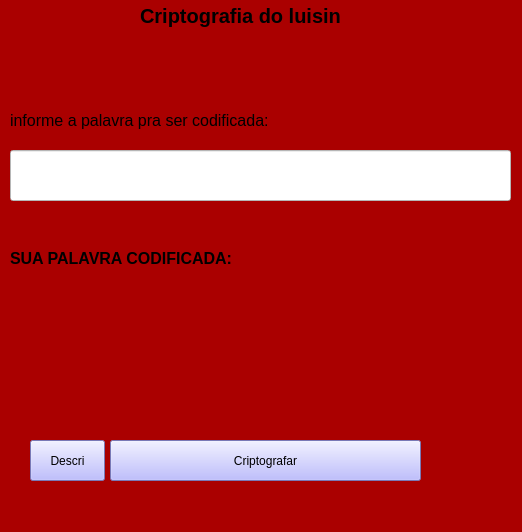
<?xml version="1.0" encoding="UTF-8"?>
<ui version="4.0">
 <class>MainWindow</class>
 <widget class="QMainWindow" name="MainWindow">
  <property name="geometry">
   <rect>
    <x>0</x>
    <y>0</y>
    <width>522</width>
    <height>532</height>
   </rect>
  </property>
  <property name="windowTitle">
   <string>MainWindow</string>
  </property>
  <property name="styleSheet">
   <string notr="true">background-color: rgb(170, 0, 0);</string>
  </property>
  <widget class="QWidget" name="centralwidget">
   <widget class="QLabel" name="label">
    <property name="geometry">
     <rect>
      <x>140</x>
      <y>0</y>
      <width>271</width>
      <height>31</height>
     </rect>
    </property>
    <property name="font">
     <font>
      <pointsize>15</pointsize>
      <weight>75</weight>
      <bold>true</bold>
     </font>
    </property>
    <property name="text">
     <string>Criptografia do luisin</string>
    </property>
   </widget>
   <widget class="QLabel" name="label_2">
    <property name="geometry">
     <rect>
      <x>10</x>
      <y>110</y>
      <width>271</width>
      <height>21</height>
     </rect>
    </property>
    <property name="font">
     <font>
      <pointsize>12</pointsize>
     </font>
    </property>
    <property name="text">
     <string>informe a palavra pra ser codificada:</string>
    </property>
   </widget>
   <widget class="QLineEdit" name="lineEdit">
    <property name="geometry">
     <rect>
      <x>10</x>
      <y>150</y>
      <width>501</width>
      <height>51</height>
     </rect>
    </property>
    <property name="styleSheet">
     <string notr="true">background-color: rgb(255, 255, 255);</string>
    </property>
   </widget>
   <widget class="QLabel" name="label_3">
    <property name="geometry">
     <rect>
      <x>10</x>
      <y>250</y>
      <width>251</width>
      <height>16</height>
     </rect>
    </property>
    <property name="font">
     <font>
      <pointsize>12</pointsize>
      <weight>75</weight>
      <bold>true</bold>
     </font>
    </property>
    <property name="text">
     <string>SUA PALAVRA CODIFICADA:</string>
    </property>
   </widget>
   <widget class="QLabel" name="label_4">
    <property name="geometry">
     <rect>
      <x>10</x>
      <y>320</y>
      <width>481</width>
      <height>31</height>
     </rect>
    </property>
    <property name="text">
     <string/>
    </property>
   </widget>
   <widget class="QPushButton" name="pushButton">
    <property name="geometry">
     <rect>
      <x>110</x>
      <y>440</y>
      <width>311</width>
      <height>41</height>
     </rect>
    </property>
    <property name="styleSheet">
     <string notr="true">background-color: rgb(170, 170, 255);</string>
    </property>
    <property name="text">
     <string>Criptografar</string>
    </property>
   </widget>
   <widget class="QLabel" name="label_5">
    <property name="geometry">
     <rect>
      <x>400</x>
      <y>10</y>
      <width>121</width>
      <height>121</height>
     </rect>
    </property>
    <property name="text">
     <string/>
    </property>
    <property name="pixmap">
     <pixmap>cadeado.ico</pixmap>
    </property>
   </widget>
   <widget class="QPushButton" name="pushButton_2">
    <property name="geometry">
     <rect>
      <x>30</x>
      <y>440</y>
      <width>75</width>
      <height>41</height>
     </rect>
    </property>
    <property name="styleSheet">
     <string notr="true">background-color: rgb(170, 170, 255);</string>
    </property>
    <property name="text">
     <string>Descri</string>
    </property>
   </widget>
  </widget>
  <widget class="QMenuBar" name="menubar">
   <property name="geometry">
    <rect>
     <x>0</x>
     <y>0</y>
     <width>522</width>
     <height>21</height>
    </rect>
   </property>
  </widget>
  <widget class="QStatusBar" name="statusbar"/>
 </widget>
 <resources/>
 <connections/>
</ui>
